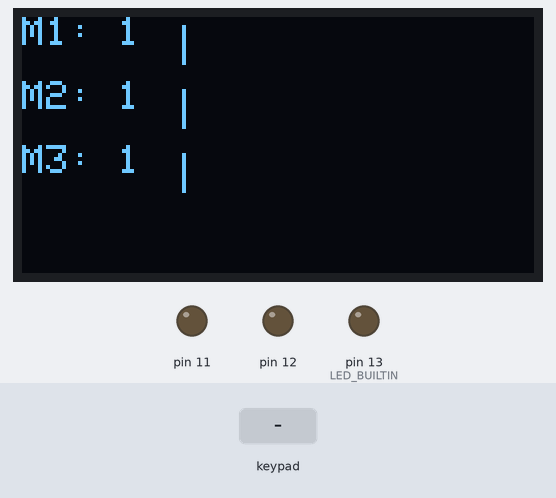
Bench run of a program on a simulated Arduino Uno, built with avr-gcc and run on an emulated ATmega328P. On the bench: 128×64 one-colour display, output pins drawn as LEDs (lit = HIGH). The test bench sets the inputs (shaded band). The display library's start-up logo is not drawn; what the program prints to the serial monitor is not drawn.

Above: at 4.3 s.
4.4 s: keypad keys 5 4 3 2 A pressed 0.4 s apart
At 5.4 s:
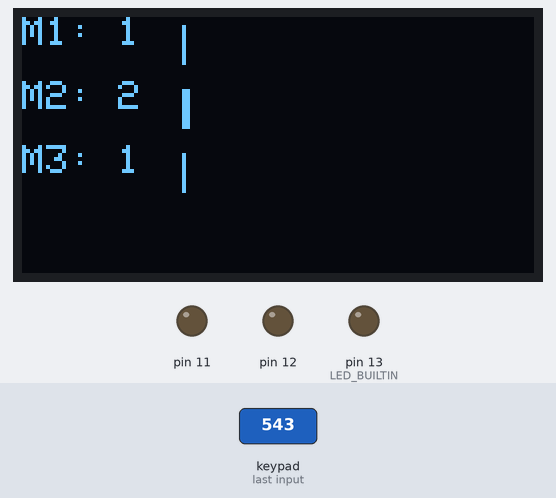
8.8 s: key 'B' pressed
At 9.4 s:
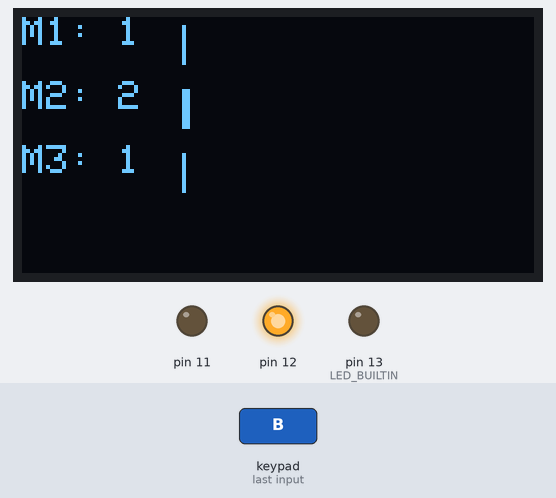
11.8 s: key 'C' pressed
At 12.7 s:
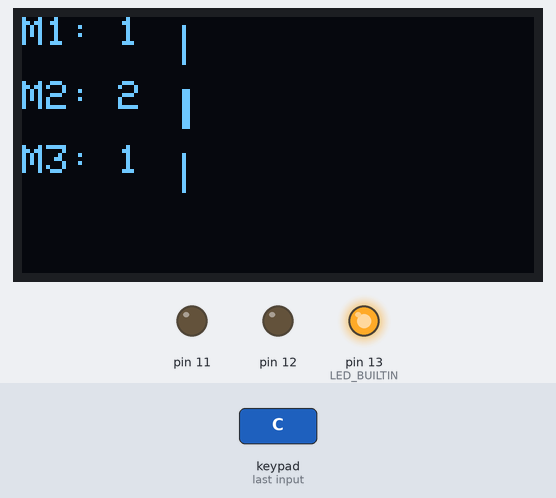
14.4 s: keypad keys 9 8 7 6 pressed 0.4 s apart
At 16.7 s:
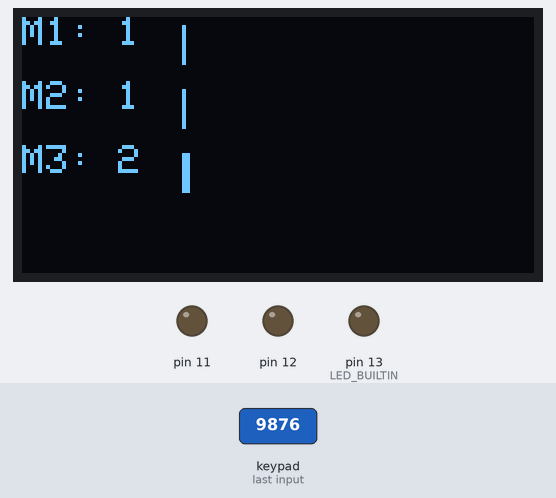
Timing chart, 0 to 18.2 s (numbered marks = the images above; inputs shaded):
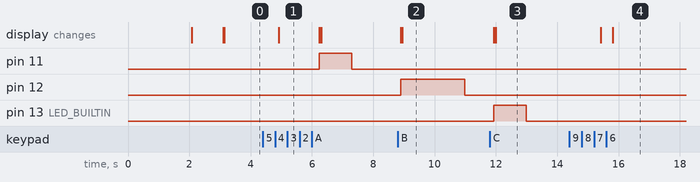

Measured:
- after the input at 4.4 s, pin 11: LOW → HIGH after 1.8 s, → LOW 1.1 s later; the display: changes after 0.52 s (image 1)
- after the input at 8.8 s, pin 12: LOW → HIGH after 0.10 s, → LOW 2.1 s later; the display: first changes after 0.10 s (image 2 shows a later state)
- after the input at 11.8 s, pin 13 (LED_BUILTIN): LOW → HIGH after 0.13 s, → LOW 1.1 s later; the display: first changes after 0.13 s (image 3 shows a later state)
- after the input at 14.4 s, the display: first changes after 1.0 s (image 4 shows a later state)

The program:

main.cpp
```cpp
/* @file MultiKey.ino
|| @version 1.0
|| @author Mark Stanley
|| @contact mstanley@technologist.com
||
|| @description
|| | The latest version, 3.0, of the keypad library supports up to 10
|| | active keys all being pressed at the same time. This sketch is an
|| | example of how you can get multiple key presses from a keypad or
|| | keyboard.
|| #
*/
#include <Wire.h>
#include "Motor.h"
#include <Adafruit_GFX.h>
#include <Adafruit_SSD1306.h>
#include <Keypad.h>
// #include "Scanner.h"
const byte ROWS = 4; //four rows
const byte COLS = 4; //three columns
char keys[ROWS][COLS] = {
{'1','2','3','A'},
{'4','5','6','B'},
{'7','8','9','C'},
{'*','0','#','D'}
};
byte rowPins[ROWS] = {5, 4, 3, 2}; //connect to the row pinouts of the kpd
byte colPins[COLS] = {9, 8, 7, 6}; //connect to the column pinouts of the kpd

Motor motor1(11);
Motor motor2(12);
Motor motor3(13);
Motor* motors[] = { &motor1, &motor2, &motor3 }; // Motor 객체 포인터 배열


class Display {
  public:
    Display() : display(Adafruit_SSD1306(128, 64, &Wire, 4)) {
    }
    void init() {
      display.begin(SSD1306_SWITCHCAPVCC, 0x3C);
      display.display();
      delay(2000); // Pause for 2 seconds
      display.clearDisplay();
    }

    void print(String msg) {
      display.clearDisplay();
      display.setTextSize(3);
      display.setTextColor(WHITE);
      display.setCursor(0,12);
      display.println(msg);
      display.display();
    }


    void updateDisplay(){
      display.clearDisplay();

      for (int i=0; i< 3; i++){
        int spinValue = motors[i]->getSpin(); // 포인터를 사용하여 getSpin 호출
        Serial.print(spinValue);
        Serial.println(" update display");
        display.setTextSize(1);
        display.setCursor(0, i * 16);
        display.print("M");
        display.print(i + 1);
        display.print(": ");
        display.print(spinValue);
        // int barLength = map(spinValue, 0, 1000, 0, 64);
        display.fillRect(40, i * 16 + 2, spinValue, 10, SSD1306_WHITE);
    // 스텝 값에 따른 바 표시
      }
    display.display();
    }
    void displaySpinStart(){
      display.clearDisplay();
      display.setTextSize(2);
      display.setTextColor(WHITE);
      display.setCursor(0,12);
      display.println("Motor Start!");
      display.display();
    }
    void drawRect(){
      display.clearDisplay();
      display.drawRoundRect(10, 10, 128-10, 32, 20, SSD1306_WHITE);
      display.display();
    };

  private:
    Adafruit_SSD1306 display;
};

// Adafruit_SSD1306 display(128, 64, &Wire, 4);


Keypad kpd = Keypad( makeKeymap(keys), rowPins, colPins, ROWS, COLS );

// unsigned long loopCount;
// unsigned long startTime;
// String msg;


Display display;

void setup() {
    pinMode(LED_BUILTIN, OUTPUT); // 모터가 작동하는동안 LED가 켜지도록 설정(현재는 우노의 기본 LED)
    Serial.begin(9600);
    while (!Serial); // 시리얼 모니터가 준비될 때까지 대기
    Serial.println("\nI2C Scanner");
    display.init();
    display.print("hello world!");
    delay(1000);
    display.drawRect();
    Serial.println("init display");

    display.updateDisplay();
    // display.begin(SSD1306_SWITCHCAPVCC, 0x3C);
    // Display display;
    // display.clearDisplay();


    // display.print("I2C Scanner");

// 버퍼를 비움
    // display.clearDisplay();
    // scanI2C();
    // loopCount = 0;
    // startTime = millis();

};


void loop() {
  // Serial.println("loop");
  // display.updateDisplay();
  // display.print(String(loopCount));
  // display.display();
  // loopCount++;
  // delay(1000);
    // if ( (millis()-startTime)>5000 ) {
    //     Serial.print("Average loops per second = ");
    //     Serial.println(loopCount/5);
    //     startTime = millis();
    //     loopCount = 0;
    // }

    // Fills kpd.key[ ] array with up-to 10 active keys.
    // Returns true if there are ANY active keys.
    if (kpd.getKeys())
    {
        for (int i=0; i<LIST_MAX; i++)   // Scan the whole key list.
        {
            if ( kpd.key[i].stateChanged && kpd.key[i].kstate == PRESSED)   // Only find keys that have changed state.
            {
              switch (kpd.key[i].kchar) {
                case '1':
                  motor1.increaseSpin();
                  break;
                case '2':
                  motor1.decreaseSpin();
                  break;
                case '3':
                  motor1.resetSpin();
                  break;
                case 'A':
                  display.displaySpinStart();
                  motor1.spinMotor();
                  break;
                case '4':
                  motor2.increaseSpin();
                  break;
                case '5':
                  motor2.decreaseSpin();
                  break;
                case '6':
                  motor2.resetSpin();
                  break;
                case 'B':
                  display.displaySpinStart();
                  motor2.spinMotor();
                  break;
                case '7':
                  motor3.increaseSpin();
                  break;
                case '8':
                  motor3.decreaseSpin();
                  break;
                case '9':
                  motor3.resetSpin();
                  break;
                case 'C':
                  display.displaySpinStart();
                  motor3.spinMotor();
                  break;
              }

            }
        }
    }
    // 모터 업데이트
    motor1.update();
    motor2.update();
    motor3.update();

    display.updateDisplay();
    delay(100); // 100ms 대기
}  // End loop
```

Motor.cpp
```cpp
#include "Motor.h"

Motor::Motor(int pinNum) : MOTORPIN(pinNum), spin(1) {
    pinMode(MOTORPIN, OUTPUT);
}

void Motor::increaseSpin() {
    spin++;
    Serial.print("Spin increased to ");
    Serial.print(spin);
    Serial.print(" Motor pin: ");
    Serial.println(this->MOTORPIN); // this 포인터를 사용하여 MOTORPIN 출력
}

void Motor::decreaseSpin() {
    if (spin > 1) {
        spin--;
    }
    Serial.print("Spin decreased to ");
    Serial.print(spin);
    Serial.print(" Motor pin: ");
    Serial.println(this->MOTORPIN); // this 포인터를 사용하여 MOTORPIN 출력
}

void Motor::resetSpin() {
    spin = 1;
    Serial.print("Reset Motor pin: ");
    Serial.println(this->MOTORPIN); // this 포인터를 사용하여 MOTORPIN 출력
}

void Motor::spinMotor() {
    digitalWrite(MOTORPIN, HIGH);
    startTime = millis();
    spinning = true;
    Serial.print("Motor is spinning for ");
    Serial.print(spin);
    // delay(1000 * spin);
    Serial.print(" Motor pin: ");
    Serial.println(this->MOTORPIN); // this 포인터를 사용하여 MOTORPIN 출력
    // digitalWrite(MOTORPIN, LOW);
}

void Motor::update() {
    if (spinning && (millis() - startTime >= spin * 1000)) {
        digitalWrite(MOTORPIN, LOW);
        spinning = false;
        Serial.print("Motor stopped on pin ");
        Serial.println(this->MOTORPIN);
    }
}

int Motor::getSpin(){
    return spin;
}
```

Motor.h
```cpp
#ifndef MOTOR_H
#define MOTOR_H

#include <Arduino.h>

class Motor {
public:
    Motor(int pinNum);
    void increaseSpin();
    void decreaseSpin();
    void resetSpin();
    void spinMotor();
    void update();// 비동기 업데이트 함수
    int getSpin();

private:
    int MOTORPIN;
    int spin;
    unsigned long startTime;// 모터 회전 시작 시간
    bool spinning; // 모터 회전 상태
};

#endif // MOTOR_H
```

Scanner.h
```cpp
// scanner.h
#ifndef SCANNER_H
#define SCANNER_H

void scanI2C();

#endif // SCANNER_H
```

scanner.cpp
```cpp
#include <Wire.h>
#include <Arduino.h>
#include "Scanner.h"

void scanI2C() {
  byte error, address;
  int nDevices;

  Serial.println("Scanning...");

  nDevices = 0;
  for (address = 1; address < 127; address++) {
    Wire.beginTransmission(address);
    error = Wire.endTransmission();

    if (error == 0) {
      Serial.print("I2C device found at address 0x");
      if (address < 16)
        Serial.print("0");
      Serial.print(address, HEX);
      Serial.println("  !");

      nDevices++;
    } else if (error == 4) {
      Serial.print("Unknown error at address 0x");
      if (address < 16)
        Serial.print("0");
      Serial.println(address, HEX);
    }
  }
  if (nDevices == 0)
    Serial.println("No I2C devices found\n");
  else
    Serial.println("done\n");
}
```
